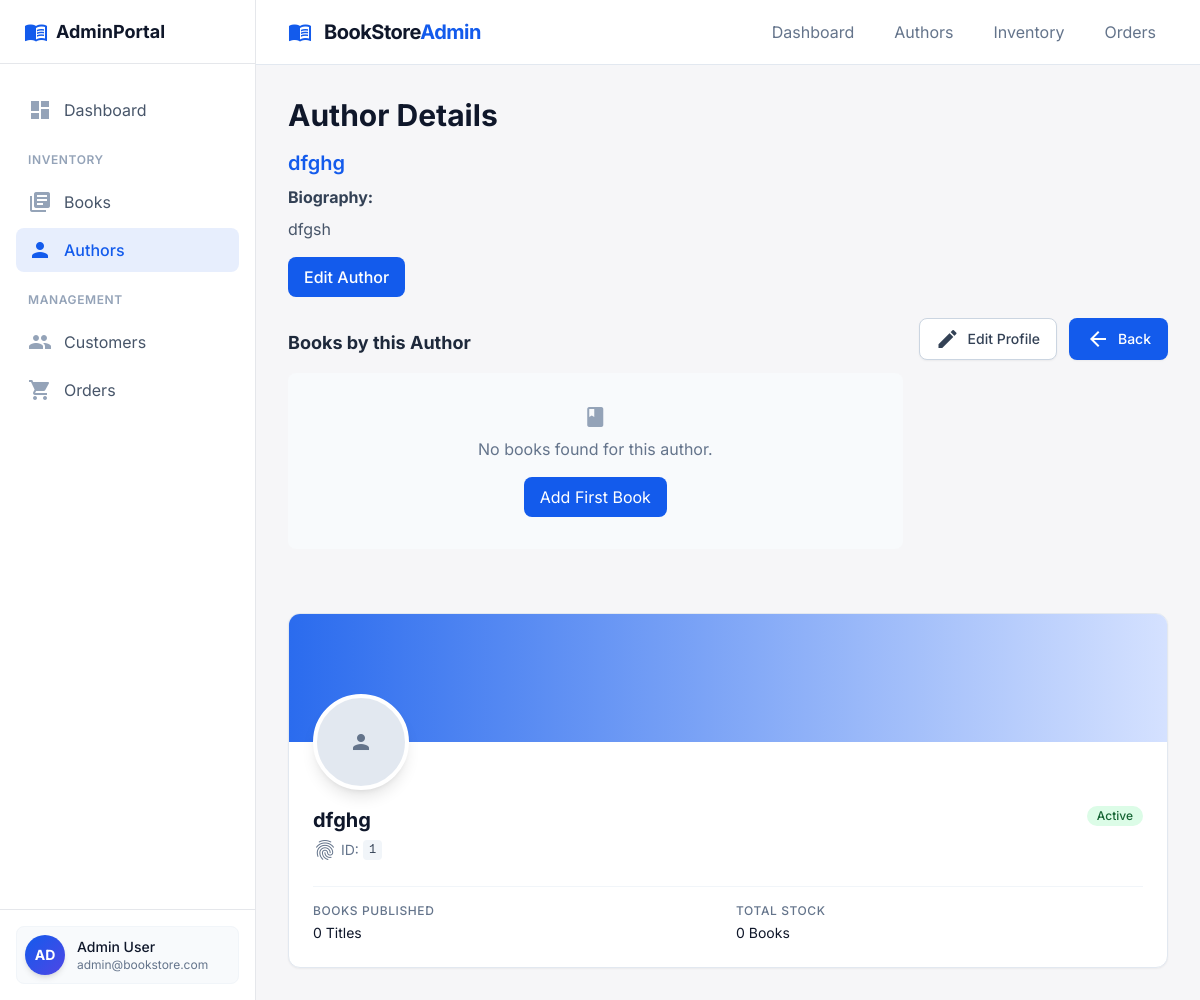
Page /index.php?page=authordetails&id=1 on the committed database.
### tables this page shows
CREATE TABLE AUTHORS (
    AUTHOR_ID INTEGER PRIMARY KEY AUTOINCREMENT,
    NAME TEXT NOT NULL,
    BIOGRAPHY TEXT
, ROYALTY REAL DEFAULT 0.0);

### controllers/AuthorController.php (called while the page is built, shortened)
<?php
require_once __DIR__ . '/../db.php';
function getAuthorById($id) {
    global $pdo;
    $stmt = $pdo->prepare('SELECT * FROM AUTHORS WHERE AUTHOR_ID = ?');
    $stmt->execute([$id]);
    return $stmt->fetch(PDO::FETCH_ASSOC);
}

### views/AuthorDetails.php (the view, shortened to what this page needs)
<?php
require_once __DIR__ . '/../controllers/AuthorController.php';
$author = null;
$books = [];
$id = isset($_GET['id']) ? intval($_GET['id']) : 0;
if ($id) {
    $author = getAuthorById($id);
} else {
    $error = 'No author selected.';
}
?>
<!DOCTYPE html>
<html lang="en"><head>
<script src="https://cdn.tailwindcss.com?plugins=forms,container-queries"></script>
</head>
<body class="bg-background-light dark:bg-background-dark font-display text-slate-800 dark:text-slate-100 min-h-screen flex flex-col">
<nav class="bg-white dark:bg-slate-900 border-b border-slate-200 dark:border-slate-800 sticky top-0 z-30">
    <div class="max-w-7xl mx-auto px-4 sm:px-6 lg:px-8">
        <div class="flex justify-between h-16 items-center">
            <div class="flex items-center gap-3">
                <span class="material-icons text-primary text-2xl">menu_book</span>
                <span class="font-bold text-xl tracking-tight text-slate-900 dark:text-white">BookStore<span class="text-primary">Admin</span></span>
            </div>
            <div class="flex gap-4">
                <a href="index.php?page=dashboard" class="text-slate-500 dark:text-slate-300 hover:text-primary px-3 py-2 rounded transition">Dashboard</a>
                <a href="index.php?page=author" class="text-slate-500 dark:text-slate-300 hover:text-primary px-3 py-2 rounded transition">Authors</a>
                <a href="index.php?page=inventrory" class="text-slate-500 dark:text-slate-300 hover:text-primary px-3 py-2 rounded transition">Inventory</a>
                <a href="index.php?page=order" class="text-slate-500 dark:text-slate-300 hover:text-primary px-3 py-2 rounded transition">Orders</a>
            </div>
        </div>
    </div>
</nav>
<main class="flex-1 py-8 px-4 sm:px-6 lg:px-8 max-w-7xl mx-auto w-full">
<div class="md:flex md:items-center md:justify-between mb-8">
<div class="flex-1 min-w-0">
<h2 class="text-2xl font-bold leading-7 text-slate-900 dark:text-white sm:text-3xl sm:truncate">
    Author Details
</h2>
<?php if ($author): ?>
    <div class="mt-4 mb-8">
        <h3 class="text-xl font-semibold text-primary mb-2"><?= htmlspecialchars($author['NAME']) ?></h3>
        <div class="mb-2 text-slate-700 dark:text-slate-200"><strong>Biography:</strong></div>
        <div class="mb-4 text-slate-600 dark:text-slate-300"><?= nl2br(htmlspecialchars($author['BIOGRAPHY'] ?? 'No biography available.')) ?></div>
        <a href="index.php?page=editauthor&id=<?= $author['AUTHOR_ID'] ?>" class="inline-block px-4 py-2 bg-primary text-white rounded-lg font-medium hover:bg-primary-dark transition">Edit Author</a>
    </div>
    <div class="mb-8">
        <h4 class="text-lg font-bold mb-4">Books by this Author</h4>
        <?php if (count($books) > 0): ?>
            <div class="grid grid-cols-1 md:grid-cols-2 lg:grid-cols-3 gap-4">
                <?php foreach ($books as $book): ?>
                    <div class="bg-white dark:bg-slate-800 rounded-lg border border-slate-200 dark:border-slate-700 p-4 hover:shadow-md transition-shadow">
                        <h5 class="font-semibold text-slate-900 dark:text-white mb-2">
                            <a href="index.php?page=bookdetails&id=<?= $book['BOOK_ID'] ?>" class="text-primary hover:underline"><?= htmlspecialchars($book['TITLE']) ?></a>
                        </h5>
                        <div class="text-sm text-slate-600 dark:text-slate-400 space-y-1">
                            <div><strong>Genre:</strong> <?= htmlspecialchars($book['GENRE'] ?? 'N/A') ?></div>
                            <div><strong>Price:</strong> $<?= htmlspecialchars($book['PRICE'] ?? '0.00') ?></div>
                            <div><strong>Stock:</strong> <?= htmlspecialchars($book['STOCK'] ?? '0') ?></div>
                        </div>
                    </div>
                <?php endforeach; ?>
            </div>
        <?php else: ?>
            <div class="bg-slate-50 dark:bg-slate-800 rounded-lg p-8 text-center">
                <span class="material-icons text-4xl text-slate-400 mb-2">book</span>
                <p class="text-slate-500 dark:text-slate-400">No books found for this author.</p>
                <a href="index.php?page=addnewbook" class="inline-block mt-4 px-4 py-2 bg-primary text-white rounded-lg hover:bg-primary-dark transition">Add First Book</a>
            </div>
        <?php endif; ?>
    </div>
<?php endif; ?>
</div>
<div class="mt-4 flex md:mt-0 md:ml-4">
<?php if ($author): ?>
<button class="inline-flex items-center px-4 py-2 border border-slate-300 dark:border-slate-600 rounded-lg shadow-sm text-sm font-medium text-slate-700 dark:text-slate-200 bg-white dark:bg-slate-800 hover:bg-slate-50 dark:hover:bg-slate-700 focus:outline-none focus:ring-2 focus:ring-offset-2 focus:ring-primary transition-all" onclick="window.location.href='index.php?page=editauthor&id=<?= $author['AUTHOR_ID'] ?>'" type="button">
<span class="material-icons text-sm mr-2">edit</span>
                    Edit Profile
                </button>
<?php endif; ?>
<button class="ml-3 inline-flex items-center px-4 py-2 border border-transparent rounded-lg shadow-sm text-sm font-medium text-white bg-primary hover:bg-primary/90 focus:outline-none focus:ring-2 focus:ring-offset-2 focus:ring-primary transition-all" type="button" onclick="window.history.back()">
<span class="material-icons text-sm mr-2">arrow_back</span>
                    Back
                </button>
</div>
</div>
<?php if ($author): ?>
<div class="bg-white dark:bg-slate-900 overflow-hidden shadow-sm rounded-xl border border-slate-200 dark:border-slate-800">
<div class="h-32 w-full relative">
<div class="absolute inset-0 bg-gradient-to-r from-primary to-primary-light opacity-90"></div>
<div class="absolute -bottom-12 left-6">
<div class="h-24 w-24 rounded-full border-4 border-white dark:border-slate-900 shadow-lg bg-slate-200 dark:bg-slate-700 flex items-center justify-center">
    <span class="material-icons text-3xl text-slate-500">person</span>
</div>
</div>
</div>
<div class="pt-16 pb-6 px-6">
<div class="flex justify-between items-start">
<div>
<h3 class="text-xl font-bold text-slate-900 dark:text-white"><?= htmlspecialchars($author['NAME']) ?></h3>
<p class="text-sm text-slate-500 dark:text-slate-400 mt-1 flex items-center">
<span class="material-icons text-xs mr-1">fingerprint</span>
                                    ID: <span class="font-mono ml-1 text-slate-700 dark:text-slate-300 bg-slate-100 dark:bg-slate-800 px-1.5 py-0.5 rounded text-xs"><?= $author['AUTHOR_ID'] ?></span>
</p>
</div>
<span class="inline-flex items-center px-2.5 py-0.5 rounded-full text-xs font-medium bg-green-100 text-green-800 dark:bg-green-900/30 dark:text-green-400">
                                Active
                            </span>
</div>
<div class="mt-6 border-t border-slate-100 dark:border-slate-800 pt-4">
<dl class="grid grid-cols-1 gap-x-4 gap-y-4 sm:grid-cols-2">
<div>
<dt class="text-xs font-medium text-slate-500 dark:text-slate-400 uppercase tracking-wider">Books Published</dt>
<dd class="mt-1 text-sm text-slate-900 dark:text-white"><?= count($books) ?> Title<?= count($books) != 1 ? 's' : '' ?></dd>
</div>
<div>
<dt class="text-xs font-medium text-slate-500 dark:text-slate-400 uppercase tracking-wider">Total Stock</dt>
<dd class="mt-1 text-sm text-slate-900 dark:text-white">
    <?php
    $totalStock = 0;
    echo $totalStock;
    ?> Books
</dd>
</div>
</dl>
</div>
</div>
</div>
<?php endif; ?>
</main>
</body></html>

### rows in the picture
authors: NAME "dfghg", BIOGRAPHY "dfgsh", AUTHOR_ID "1"

### other values in the picture
count($books) "0"
$totalStock "0"
